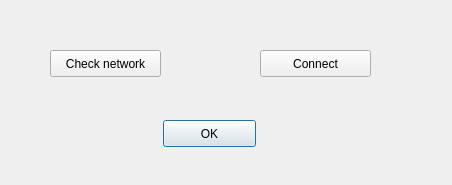
<?xml version="1.0" encoding="UTF-8"?>
<ui version="4.0">
 <class>dialogTestCamera</class>
 <widget class="QDialog" name="dialogTestCamera">
  <property name="geometry">
   <rect>
    <x>0</x>
    <y>0</y>
    <width>452</width>
    <height>185</height>
   </rect>
  </property>
  <property name="windowTitle">
   <string>Dialog</string>
  </property>
  <widget class="QPushButton" name="btnOkey">
   <property name="geometry">
    <rect>
     <x>163</x>
     <y>120</y>
     <width>93</width>
     <height>27</height>
    </rect>
   </property>
   <property name="text">
    <string>OK</string>
   </property>
  </widget>
  <widget class="QPushButton" name="btnCheckNetwork">
   <property name="geometry">
    <rect>
     <x>50</x>
     <y>50</y>
     <width>111</width>
     <height>27</height>
    </rect>
   </property>
   <property name="text">
    <string>Check network</string>
   </property>
  </widget>
  <widget class="QPushButton" name="btnConnect">
   <property name="geometry">
    <rect>
     <x>260</x>
     <y>50</y>
     <width>111</width>
     <height>27</height>
    </rect>
   </property>
   <property name="text">
    <string>Connect</string>
   </property>
  </widget>
 </widget>
 <resources/>
 <connections/>
</ui>
